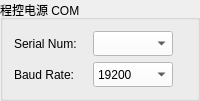
           <widget class="QGroupBox" name="groupBox_serial_info">
            <property name="title">
             <string>程控电源 COM</string>
            </property>
            <layout class="QHBoxLayout" name="horizontalLayout_3">
             <item>
              <layout class="QGridLayout" name="gridLayout_6">
               <item row="1" column="1">
                <widget class="QComboBox" name="comboBox_band_rate">
                 <property name="sizePolicy">
                  <sizepolicy hsizetype="Preferred" vsizetype="Fixed">
                   <horstretch>80</horstretch>
                   <verstretch>25</verstretch>
                  </sizepolicy>
                 </property>
                 <property name="minimumSize">
                  <size>
                   <width>80</width>
                   <height>25</height>
                  </size>
                 </property>
                 <property name="styleSheet">
                  <string notr="true">background-color: rgb(255, 255, 255);</string>
                 </property>
                 <item>
                  <property name="text">
                   <string>19200</string>
                  </property>
                 </item>
                 <item>
                  <property name="text">
                   <string>38400</string>
                  </property>
                 </item>
                </widget>
               </item>
               <item row="0" column="1">
                <widget class="QComboBox" name="comboBox_serial_num">
                 <property name="minimumSize">
                  <size>
                   <width>80</width>
                   <height>25</height>
                  </size>
                 </property>
                 <property name="maximumSize">
                  <size>
                   <width>80</width>
                   <height>25</height>
                  </size>
                 </property>
                 <property name="styleSheet">
                  <string notr="true">background-color: rgb(255, 255, 255);</string>
                 </property>
                </widget>
               </item>
               <item row="0" column="0">
                <widget class="QLabel" name="label_serial_num01_2">
                 <property name="text">
                  <string>Serial Num:</string>
                 </property>
                </widget>
               </item>
               <item row="1" column="0">
                <widget class="QLabel" name="label_band_rate_2">
                 <property name="text">
                  <string>Baud Rate:</string>
                 </property>
                </widget>
               </item>
              </layout>
             </item>
             <item>
              <widget class="QLabel" name="label_power_tip_2">
               <property name="text">
                <string/>
               </property>
              </widget>
             </item>
            </layout>
           </widget>
